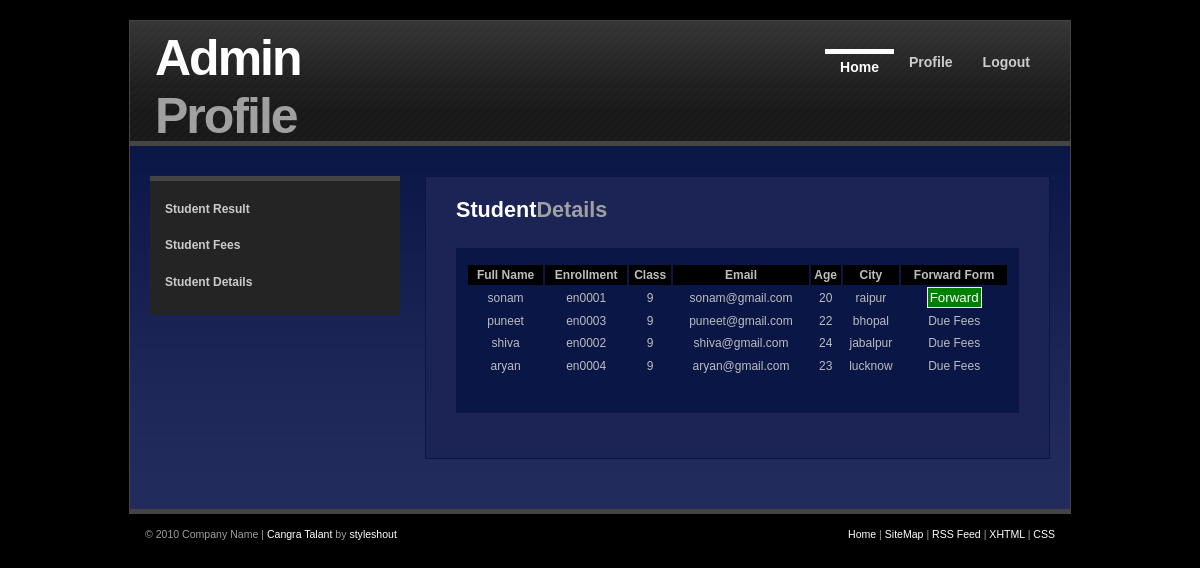
Page /reg_employee/admin/studentDetails.php (signed in) on the committed database.
### tables this page shows
CREATE TABLE `student_tbl` (
  `id` int(11) NOT NULL,
  `enrollment` varchar(50) NOT NULL,
  `pass` varchar(100) NOT NULL,
  `fullname` varchar(100) NOT NULL,
  `age` int(11) NOT NULL,
  `email` varchar(100) NOT NULL,
  `city` varchar(50) NOT NULL,
  `class` varchar(100) NOT NULL,
  `forwarded` varchar(1) NOT NULL,
  `status` varchar(100) NOT NULL
);

### reg_employee/functions.php (called while the page is built, shortened)
<?php
function stuDetails(){
      include('config.php');
      $sql="SELECT *, sum(fess_amount) as fees_total FROM  student_tbl LEFT JOIN student_fees_details ON student_tbl.id=student_fees_details.student_id group by student_tbl.id ORDER BY fees_total DESC";
      $data=mysqli_query($conn,$sql);
      return $data;
}
?>

### reg_employee/admin/studentDetails.php (the view, shortened to what this page needs)
<?php
include('../functions.php');
?>
<?php
include('./adminHeader2.php');
?>
<div id="content-wrap">
	<div id="main">
		<div class="box">
			<h1>Student<span class="gray">Details</span></h1>
			<form action="#">
				<table  width=100% >
					<tr bgcolor=black align="center">
						<th>Full Name</th>
						<th>Enrollment</th>
						<th>Class</th>
						<th>Email</th>
						<th>Age</th>
						<th>City</th>
						<th>Forward Form</th>
					</tr>
					<?php
					$data=stuDetails();
					while($row=mysqli_fetch_array($data))
					{
						?>
						<tr align="center">
							<td><?=$row['fullname']?></td>
							<td><?=$row['enrollment']?></td>
							<td><?=$row['class']?></td>
							<td><?=$row['email']?></td>
							<td><?=$row['age']?></td>
							<td><?=$row['city']?></td>
							<td><?php
							if($row['fees_total']!=7000)
							{
								echo 'Due Fees';
							}else{
								echo "<input type='submit' name='btn' value='Forward' style='background-color: green;
								color: white;'></input>";
							}
						?></td>
					</tr>
					<?php
				}
				?>
	</table>
</form>
<br />
</div>
</div>
<?php
include('./adminsidebar.php');
?>
<br />
</div>
</div>
<?php
include('../footer.php');
?>
</body>
</html>

### reg_employee/images/myStyle.css (style rules this page uses)
* { padding: 0; margin: 0; outline: 0; }
body { margin: 0; padding: 0; font: normal 12px/1.7em 'Lucida Grande', 'Lucida Sans Unicode', Geneva, Verdana, Sans-Serif; color: #BDBDBD; background: #000; text-align: center; }
h1, h2, h3 { font: bold 1.3em 'Lucida Grande', 'Lucida Sans Unicode', Geneva, Verdana, Sans-Serif; color: #FFF; }
h1 { font-size: 1.8em; }
p, h1, h2, h3 { margin: 0; padding: 10px 15px; }
form { margin: 15px; padding: 15px 10px; background: #0A1646; }
input { padding: 2px; border:1px solid #eee; color:#777; }
#content-wrap { clear: both; margin: 0; padding: 0 0 30px 0; }
.box { margin: 10px 20px 20px 15px; padding: 10px 15px; border: 1px solid #0A1646; background-color: #1B2455; }
#main { float: right; width: 645px; margin: 0; padding-top: 20px; }
#main .box { margin-left: 0; }
.gray { color: #A0A0A0; }

### rows in the picture
student_tbl: fullname "sonam", enrollment "en0001", class "9", email "sonam@gmail.com", age "20", city "raipur"
student_tbl: fullname "puneet", enrollment "en0003", class "9", email "puneet@gmail.com", age "22", city "bhopal", shows "Due Fees"
student_tbl: fullname "shiva", enrollment "en0002", class "9", email "shiva@gmail.com", age "24", city "jabalpur", shows "Due Fees"
student_tbl: fullname "aryan", enrollment "en0004", class "9", email "aryan@gmail.com", age "23", city "lucknow", shows "Due Fees"
